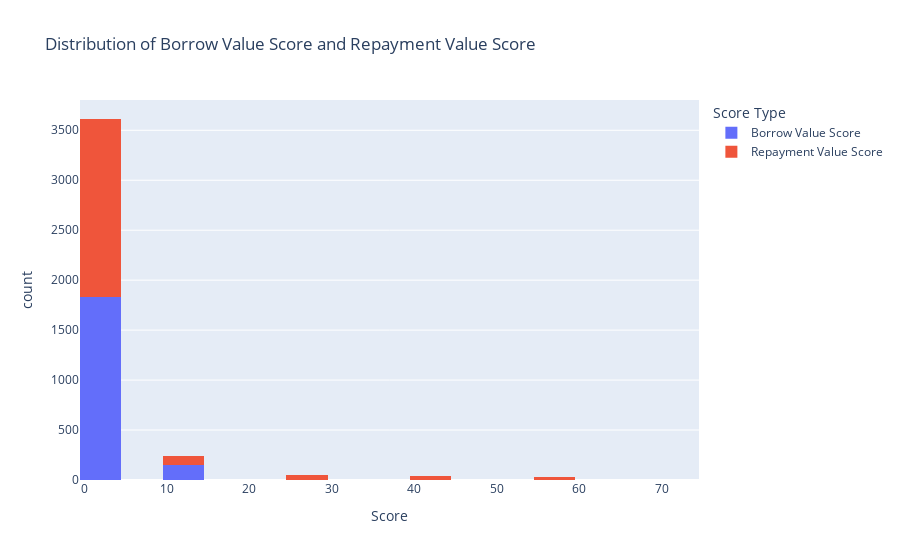

The code cell stored with this chart in its notebook:
### Code cell
import plotly.express as px

# Create a histogram to visualize the distribution of Borrow Value Score and Repayment Value Score
fig = px.histogram(lp_scores_df, x=['Borrow Value Score', 'Repayment Value Score'], nbins=20,
                   labels={'value': 'Score', 'variable': 'Score Type'},
                   title='Distribution of Borrow Value Score and Repayment Value Score')

fig.show()

### Figure 1 — Plotly figure (JSON) as saved in the notebook; plotly's stock layout.template omitted (floating-point values rounded to 4 significant figures; data arrays with more than 128 entries replaced by an {"elided": "..."} marker saying what was removed)
{"data": [{"alignmentgroup": "True", "bingroup": "x", "hovertemplate": "Score Type=Borrow Value Score<br>Score=%{x}<br>count=%{y}<extra></extra>", "legendgroup": "Borrow Value Score", "marker": {"color": "#636efa", "pattern": {"shape": ""}}, "name": "Borrow Value Score", "nbinsx": 20, "offsetgroup": "Borrow Value Score", "orientation": "v", "showlegend": true, "type": "histogram", "x": {"elided": "1988 int values"}, "xaxis": "x", "yaxis": "y"}, {"alignmentgroup": "True", "bingroup": "x", "hovertemplate": "Score Type=Repayment Value Score<br>Score=%{x}<br>count=%{y}<extra></extra>", "legendgroup": "Repayment Value Score", "marker": {"color": "#EF553B", "pattern": {"shape": ""}}, "name": "Repayment Value Score", "nbinsx": 20, "offsetgroup": "Repayment Value Score", "orientation": "v", "showlegend": true, "type": "histogram", "x": {"elided": "1988 int values"}, "xaxis": "x", "yaxis": "y"}], "layout": {"barmode": "relative", "legend": {"title": {"text": "Score Type"}, "tracegroupgap": 0}, "title": {"text": "Distribution of Borrow Value Score and Repayment Value Score"}, "xaxis": {"anchor": "y", "domain": [0, 1], "title": {"text": "Score"}}, "yaxis": {"anchor": "x", "domain": [0, 1], "title": {"text": "count"}}}}
